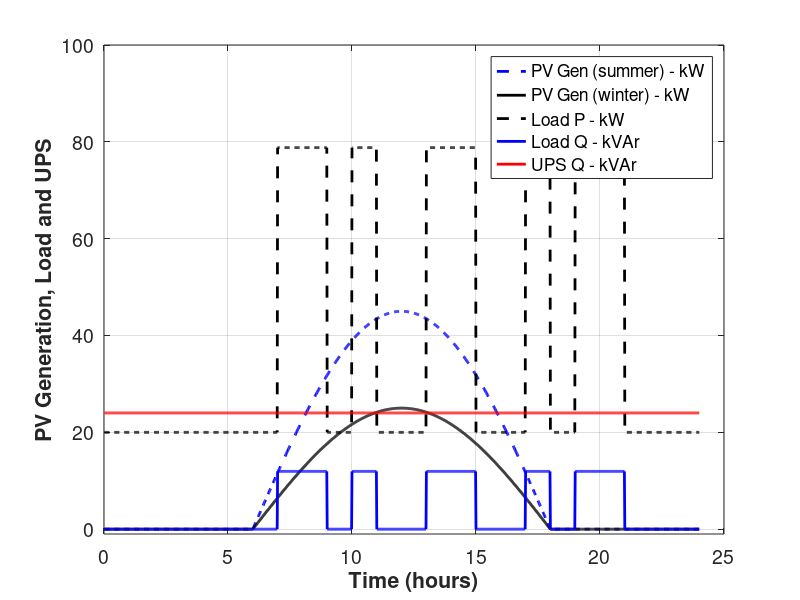
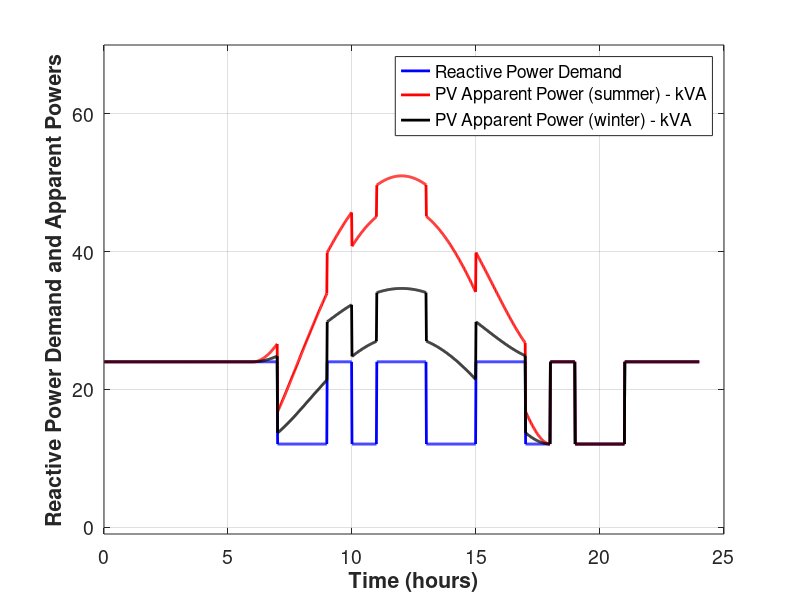
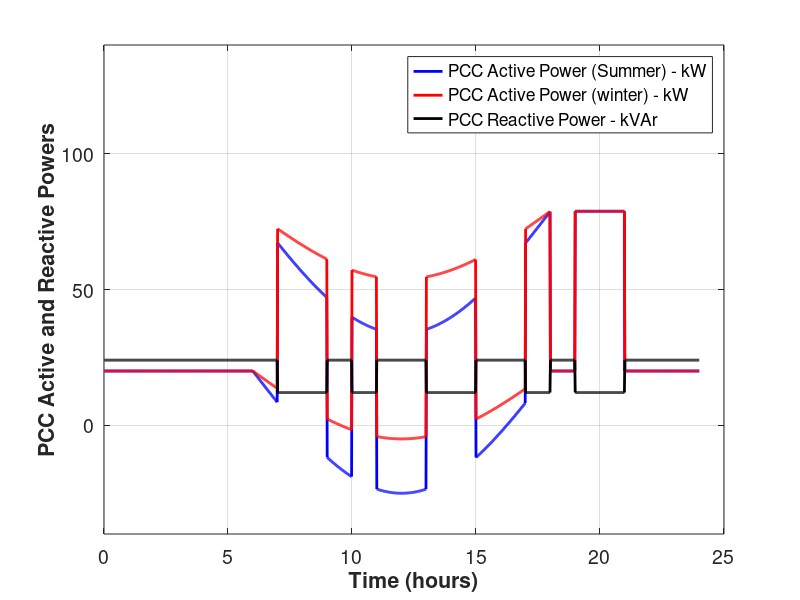
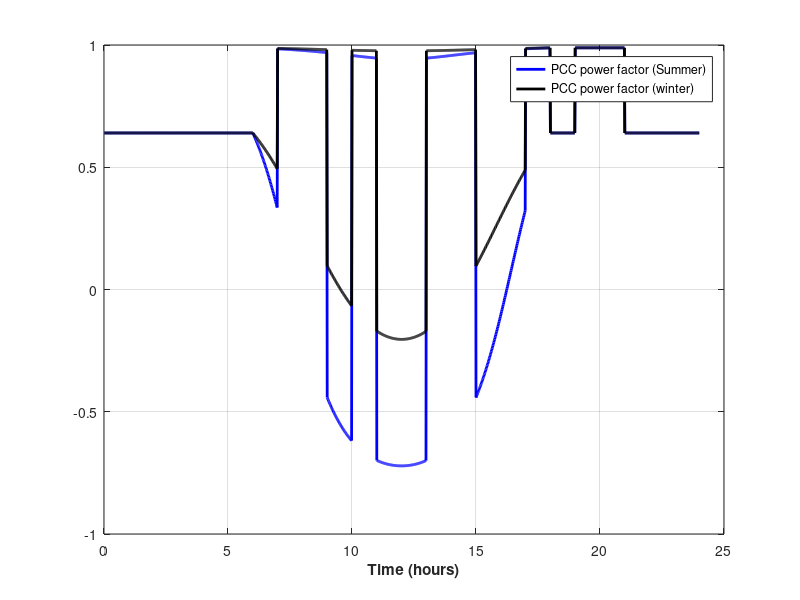

Source code (MATLAB) for these figures, in order:
%%
% PV generation profile

hour = 1:24;
n = numel(hour);
minute = 1:n*60;
nn = numel(minute);
pv_prod1 = zeros(1,nn);
pv_prod2 = zeros(1,nn);
ayasli1p = zeros(1,nn);
ayasli2p = zeros(1,nn);
ayasli1q = zeros(1,nn);
ayasli2q = zeros(1,nn);
upsq = zeros(1,nn);
qdemand = zeros(1,nn);
pccp1 = zeros(1,nn);
pccp2 = zeros(1,nn);
pccq = zeros(1,nn);
pv_s1 = zeros(1,nn);
pv_s2 = zeros(1,nn);
pv_pf1 = zeros(1,nn);
pv_pf2 = zeros(1,nn);
pv_peak = 50; % kW
pv_peak_prod1 = 0.9*pv_peak; % kW
pv_peak_prod2 = 0.5*pv_peak; % kW
for k = 1:nn
    kalan = minute(k)/60;
    kalanint = floor(kalan);
    if (kalanint >= 6) && (kalanint < 18)
        pv_prod1(k) = -pv_peak_prod1*cos(2*pi*(1/nn)*minute(k)); % kVA
        pv_prod2(k) = -pv_peak_prod2*cos(2*pi*(1/nn)*minute(k)); % kVA
    end
    ayasli1p(k) = 20; % kW
    ayasli1q(k) = 0; % kVAr
    upsq(k) = 24; % kVAr
    if (kalanint < 7) || (kalanint == 9) ||...
            (kalanint > 10 && kalanint < 13) || ...
            (kalanint > 14 && kalanint < 17) ||...
            (kalanint == 18) || (kalanint > 20)
        ayasli2p(k) = 0;
        ayasli2q(k) = 0;
    else
        ayasli2p(k) = 60*0.98; % kW
        ayasli2q(k) = 60*0.199; % kW
    end
    %houraxis(k) = kalanint;
    qdemand(k) = upsq(k)-ayasli1q(k)-ayasli2q(k);
    pv_s1(k) = sqrt(qdemand(k)^2+pv_prod1(k)^2);
    pv_s2(k) = sqrt(qdemand(k)^2+pv_prod2(k)^2);
    pv_pf1(k) = pv_prod1(k)/pv_s1(k);
    pv_pf2(k) = pv_prod2(k)/pv_s2(k);
    pccp1(k) = ayasli1p(k) + ayasli2p(k) - pv_prod1(k);
    pccp2(k) = ayasli1p(k) + ayasli2p(k) - pv_prod2(k);
    pccq(k) = upsq(k) - ayasli2q(k) - ayasli1q(k);
end

%%
figure;
plot(minute/60,pv_prod1,'b--','LineWidth',2.0);
hold on;
plot(minute/60,pv_prod2,'k-','LineWidth',2.0);
hold on;
plot(minute/60,ayasli2p+ayasli1p,'k--','LineWidth',2.0);
hold on;
plot(minute/60,ayasli2q+ayasli1q,'b-','LineWidth',2.0);
hold on;
plot(minute/60,upsq,'r-','LineWidth',2.0);
hold off;
xlabel('Time (hours)','Fontweight','Bold');
ylabel('PV Generation, Load and UPS','Fontweight','Bold','Fontsize',16);
%title ('Photovoltaic Generation and Load Profile','Fontweight','Bold');
legend('PV Gen (summer) - kW','PV Gen (winter) - kW','Load P - kW','Load Q - kVAr','UPS Q - kVAr');
grid on;
ylim([-1 100]);
set(gca,'fontsize',14)

%%
figure;
plot(minute/60,qdemand,'b-','LineWidth',2.0);
hold on;
plot(minute/60,pv_s1,'r-','LineWidth',2.0);
hold on;
plot(minute/60,pv_s2,'k-','LineWidth',2.0);
hold off;
xlabel('Time (hours)','Fontweight','Bold','Fontsize',16 );
ylabel('Reactive Power Demand and Apparent Powers','Fontweight','Bold','Fontsize',16);
legend('Reactive Power Demand','PV Apparent Power (summer) - kVA','PV Apparent Power (winter) - kVA');
grid on;
ylim([-1 70]);
set(gca,'fontsize',14)

%%
figure;
plot(minute/60,pccp1,'b-','LineWidth',2.0);
hold on;
plot(minute/60,pccp2,'r-','LineWidth',2.0);
hold on;
plot(minute/60,pccq,'k-','LineWidth',2.0);
hold off;
ylabel('PCC Active and Reactive Powers','Fontweight','Bold','Fontsize',16);
xlabel('Time (hours)','Fontweight','Bold','Fontsize',16 );
legend('PCC Active Power (Summer) - kW','PCC Active Power (winter) - kW','PCC Reactive Power - kVAr');
grid on;
set(gca,'fontsize',14)
ylim([-40 140]);

%%
Spcc1 = sqrt(pccp1.^2+pccq.^2);
Spcc2 = sqrt(pccp2.^2+pccq.^2);
pf1 = pccp1./Spcc1;
pf2 = pccp2./Spcc2;

figure;
plot(minute/60,pf1,'b-','LineWidth',2.0);
hold on;
plot(minute/60,pf2,'k-','LineWidth',2.0);
hold off;
xlabel('Time (hours)','Fontweight','Bold');
legend('PCC power factor (Summer)','PCC power factor (winter)');
grid on;
%ylim([-40 140]);

%%
pqratio1 = abs(pccq)./abs(pccp1);
pqratio2 = abs(pccq)./abs(pccp2);

figure;
plot(minute/60,pqratio1,'b-','LineWidth',2.0);
hold on;
plot(minute/60,pqratio2,'k-','LineWidth',2.0);
hold off;
xlabel('Time (hours)','Fontweight','Bold');
%legend('PCC power factor (Summer)','PCC power factor (winter)');
grid on;
ylim([0 10]);
